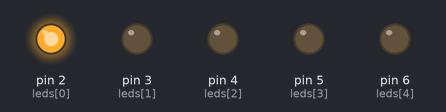
A sketch run on a simulated Arduino Uno, built with avr-gcc and run on an emulated ATmega328P. On the bench: output pins drawn as LEDs (lit = HIGH).

Above: at 0.05 s.
At 0.25 s:
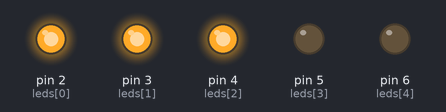
At 0.5 s:
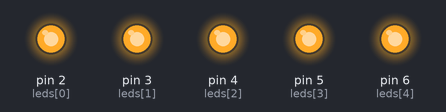
At 0.95 s:
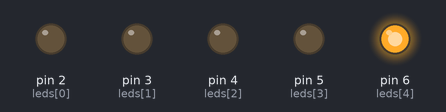
At 1.35 s:
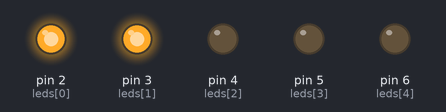
At 2.3 s:
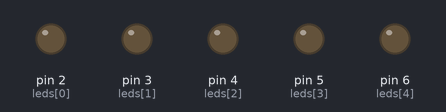
Timing chart, 0 to 3.0 s (numbered marks = the images above):
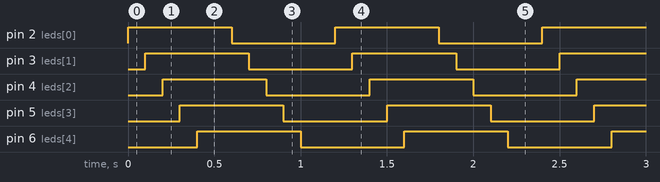

Measured:
- by itself, pin 2 (leds[0]), pin 3 (leds[1]), pin 4 (leds[2]), pin 5 (leds[3]), pin 6 (leds[4]): alternates HIGH for 0.60 s and LOW for 0.60 s
- by itself, everything shown: repeats every 1.2 s, in 10 steps

The sketch:

vetor_leds.ino
```cpp
// Projeto vetor de leds
// Programador: Carlos da Costa
// 09/06/22


//Vetor com 5 leds.
int leds[] = {2,3,4,5,6};

void setup(){
  //Funções que especificam que os pinos devem se comportar como saída (OUTPUT)
  pinMode(2, OUTPUT);
  pinMode(3, OUTPUT);
  pinMode(4, OUTPUT);
  pinMode(5, OUTPUT);
  pinMode(6, OUTPUT);
}

void loop(){
  //Estrutura de repetição para acender todos os leds com delay de 100.
  for(int i = 0; i <= 5; i++){
    digitalWrite(leds[i], HIGH);
    delay(100);
  }
  //Estrutura de repetição para apagar todos os leds com deley de 100.
  for(int i = 0; i <= 5; i++){
    digitalWrite(leds[i], LOW);
    delay(100);
  }
}
```
